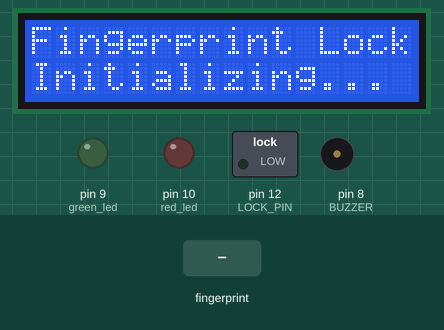
Recording of a sketch running on a simulated Arduino Uno, built with avr-gcc and run on an emulated ATmega328P. Shown: 16×2 character LCD, switched loads named in the sketch (green lamp = pin HIGH), output pins drawn as LEDs (lit = HIGH), buzzer (waves = sounding, pin HIGH). The inputs (shaded band) are chosen by the test bench. What the sketch prints to the serial monitor is not drawn.

Above: at 1.1 s.
At 5.8 s:
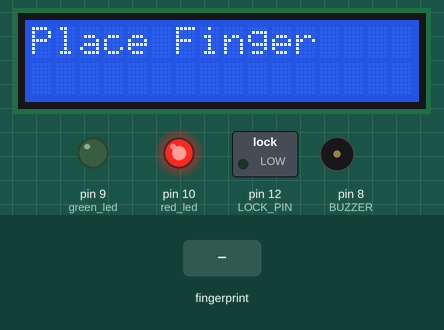
5.9 s: finger stored as number 1 placed on the sensor
At 6.41 s:
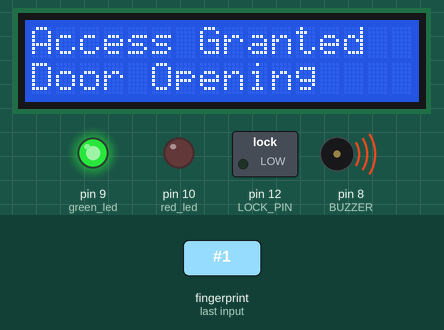
At 7.5 s:
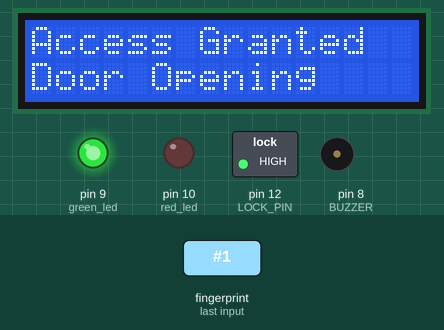
Timing chart, 0 to 11.4 s (numbered marks = the images above; inputs shaded):
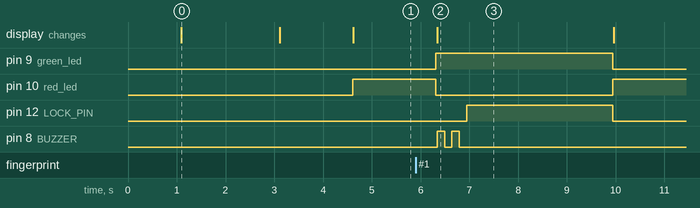

The sketch:

R307_Fingerprint_Door_Lock.ino
```cpp
#include <Adafruit_Fingerprint.h>
#include <SoftwareSerial.h>
#include <Wire.h>
#include <LiquidCrystal_I2C.h>

SoftwareSerial mySerial(2, 3);
Adafruit_Fingerprint finger = Adafruit_Fingerprint(&mySerial);

LiquidCrystal_I2C lcd(0x27, 16, 2);

#define LOCK_PIN 12
#define BUZZER 8
#define green_led 9
#define red_led 10

// MODE SELECTION
// 0 = Any fingerprint allowed
// 1 = Only specific fingerprints
#define ACCESS_MODE 1

int allowedIDs[] = {1,3,5};
int totalIDs = 3;

void setup()
{
  pinMode(LOCK_PIN, OUTPUT);
  pinMode(BUZZER, OUTPUT);
  pinMode(green_led, OUTPUT);
  pinMode(red_led, OUTPUT);

  digitalWrite(LOCK_PIN, LOW);
  digitalWrite(BUZZER, LOW);
  digitalWrite(green_led, LOW);
  digitalWrite(red_led, LOW);

  Serial.begin(9600);
  finger.begin(57600);

  lcd.begin();
  lcd.backlight();

  lcd.print("Fingerprint Lock");
  lcd.setCursor(0,1);
  lcd.print("Initializing...");
  Serial.println("Initializing...");
  delay(2000);

  if (finger.verifyPassword())
  {
    Serial.println("Sensor Ready");
    lcd.clear();
    lcd.print("Sensor Ready");
    delay(1500);
  }
  else
  {
    Serial.println("Sensor Error");
    lcd.clear();
    lcd.print("Sensor Error");
    while (1);
  }
  digitalWrite(red_led, HIGH);
  lcd.clear();
  lcd.print("Place Finger");
}

void loop()
{
  int id = getFingerprintID();

  if (id > 0)
  {
    Serial.print("Finger ID: ");
    Serial.println(id);

    lcd.clear();
    lcd.print("Finger ID:");
    lcd.setCursor(0,1);
    lcd.print(id);

    if (checkAccess(id))
    {
      Serial.println("Access Granted");
      digitalWrite(green_led, HIGH);
      digitalWrite(red_led, LOW);
      lcd.clear();
      lcd.print("Access Granted");
      lcd.setCursor(0,1);
      lcd.print("Door Opening");

      grantedBeep();

      digitalWrite(LOCK_PIN, HIGH);
      delay(3000);
      digitalWrite(LOCK_PIN, LOW);
      digitalWrite(green_led, LOW);
      digitalWrite(red_led, HIGH);
    }
    else
    {
      Serial.println("Access Denied");

      lcd.clear();
      lcd.print("Access Denied");

      deniedBeep();
      delay(2000);
    }

    lcd.clear();
    lcd.print("Place Finger");
  }

  delay(50);
}

bool checkAccess(int id)
{
  if (ACCESS_MODE == 0)
  return true;

  for (int i = 0; i < totalIDs; i++)
  {
    if (id == allowedIDs[i])
    return true;
  }

  return false;
}

int getFingerprintID()
{
  uint8_t p = finger.getImage();
  if (p != FINGERPRINT_OK) return -1;

  p = finger.image2Tz();
  if (p != FINGERPRINT_OK) return -1;

  p = finger.fingerSearch();
  if (p != FINGERPRINT_OK) return -1;

  return finger.fingerID;
}

// -------- BUZZER FUNCTIONS --------

void grantedBeep()
{
  for(int i=0;i<2;i++)
  {
    digitalWrite(BUZZER,HIGH);
    delay(150);
    digitalWrite(BUZZER,LOW);
    delay(150);
  }
}

void deniedBeep()
{
  digitalWrite(BUZZER,HIGH);
  delay(800);
  digitalWrite(BUZZER,LOW);
}
```

Measured:
- after the input at 5.9 s, pin 9 (green_led): LOW → HIGH after 0.42 s, → LOW 3.6 s later; pin 10 (red_led): HIGH → LOW after 0.42 s, → HIGH 3.6 s later
- what the display in image 0 shows lasts 2.0 s, from 1.1 s to 3.1 s
